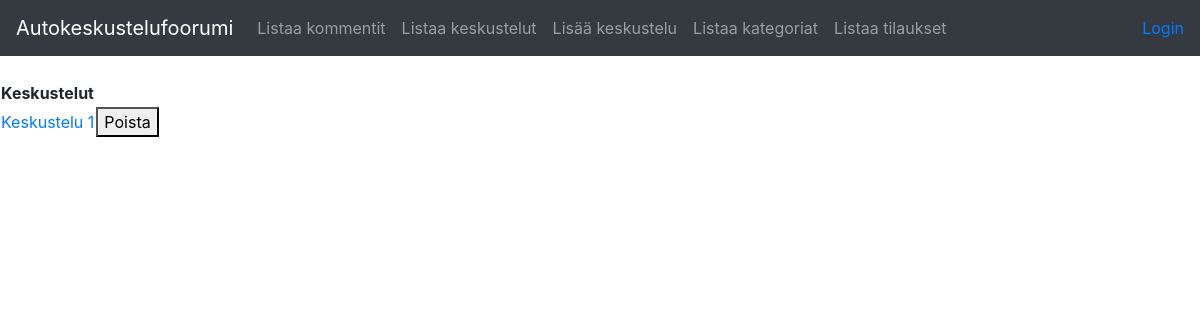
/conversations, run on an earlier commit of the app's database.
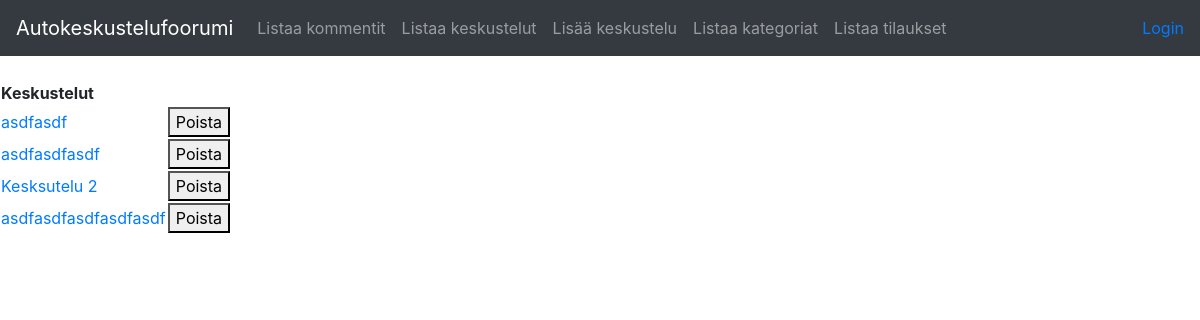
And on a later commit of the database.
### application/conversations/models.py (models this page shows, shortened)
class Conversation(Base):
    __tablename__ = "conversation"
    name = db.Column(db.String(144), nullable=False)

### application/conversations/views.py (the view)
@app.route("/conversations", methods=["GET"])
def conversations_index():
    return render_template("conversations/list.html", conversations=Conversation.query.all())

### application/templates/conversations/list.html (shortened to what this page needs)
{% extends "layout.html" %}
{% block body %}
  <table>
    <tr>
      <th>Keskustelut</th>
      <th></th>
    </tr>
    {% for conversation in conversations %}
    <tr>
      <td><a href="{{ url_for('conversation_view', conversation_id = conversation.id) }}"> {{ conversation.name }} </a></td>
      <td colspan="2"><form method = "POST" action="{{ url_for('conversation_delete', conversation_id = conversation.id) }}"><Button type="submit">Poista</Button></form></td>
    </tr>
    {% endfor %}
  </table>
{% endblock %}

What changed in the data, as far as the page shows it:
removed Conversation: name "Keskustelu 1"
added Conversation: name "asdfasdf"
added Conversation: name "asdfasdfasdf"
added Conversation: name "Kesksutelu 2"
added Conversation: name "asdfasdfasdfasdfasdf"
